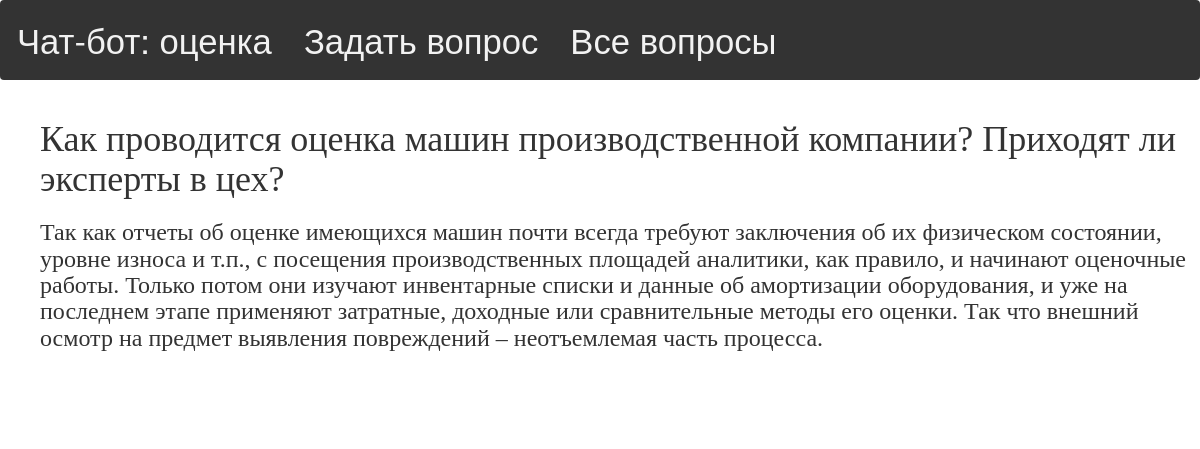
The app's page /answer/808/ with its own data.
### myapp/models.py (models this page shows, shortened)
class Question(models.Model):
    question = models.TextField(default='')
    answer = models.TextField(default='')
    asked_date = models.IntegerField(default=0)

### myapp/views.py (the view)
# urls.py: path('answer/<int:pk>/', views.answer, name='answer'),
def answer(request, pk):
    if (len(config.main_bag) == 0):
        init(Question.objects.all())
    answer = get_object_or_404(Question, pk=pk)
    answer.asked_date = timezone.now().timestamp()
    answer.save()
    return render(request, 'myapp/answer.html', {'answer': answer})

### myapp/templates/myapp/answer.html
{% extends 'myapp/base.html' %}
{% block content %}
    <div class="question">
        <h1>{{ answer.question }}</h1>
        <h3>{{ answer.answer|linebreaksbr }}</h3>
    </div>
{% endblock %}

### myapp/static/css/home.css (style rules this page uses)
h1, h2, h3, h4 { font-family: 'HANSIEF'; }
.question { width: 100%; margin-bottom: 70px; }

### records on screen
Question: question "Как проводится оценка машин производственной компании? Приходят ли эксперты в цех?", answer "Так как отчеты об оценке имеющихся машин почти всегда требуют заключения об их физическом состоянии, уровне износа и т.п., с посещения производственных площадей аналитики, как правило, и начинают оценочные работы. Только потом они изучают инвентарные списки и данные об амортизации оборудования, и уже на последнем этапе применяют затратные, доходные или сравнительные методы его оценки. Так что внешний осмотр на предмет выявления повреждений – неотъемлемая часть процесса."
